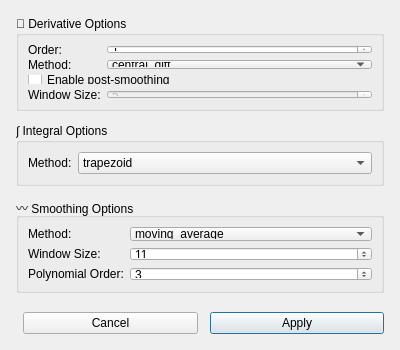
<?xml version="1.0" encoding="UTF-8"?>
<ui version="4.0">
 <class>MathAnalysisDialog</class>
 <widget class="QDialog" name="MathAnalysisDialog">
  <property name="geometry">
   <rect>
    <x>0</x>
    <y>0</y>
    <width>400</width>
    <height>350</height>
   </rect>
  </property>
  <property name="minimumSize">
   <size>
    <width>350</width>
    <height>200</height>
   </size>
  </property>
  <property name="windowTitle">
   <string>Mathematical Analysis</string>
  </property>
  <property name="modal">
   <bool>true</bool>
  </property>
  <layout class="QVBoxLayout" name="mainLayout">
   <property name="spacing">
    <number>12</number>
   </property>
   <property name="leftMargin">
    <number>16</number>
   </property>
   <property name="topMargin">
    <number>16</number>
   </property>
   <property name="rightMargin">
    <number>16</number>
   </property>
   <property name="bottomMargin">
    <number>16</number>
   </property>
   
   <!-- Derivative Options Group -->
   <item>
    <widget class="QGroupBox" name="derivativeGroup">
     <property name="title">
      <string>📐 Derivative Options</string>
     </property>
     <layout class="QFormLayout" name="derivativeLayout">
      <item row="0" column="0">
       <widget class="QLabel" name="derivOrderLabel">
        <property name="text">
         <string>Order:</string>
        </property>
       </widget>
      </item>
      <item row="0" column="1">
       <widget class="QSpinBox" name="derivativeOrder">
        <property name="minimum">
         <number>1</number>
        </property>
        <property name="maximum">
         <number>5</number>
        </property>
        <property name="value">
         <number>1</number>
        </property>
       </widget>
      </item>
      <item row="1" column="0">
       <widget class="QLabel" name="derivMethodLabel">
        <property name="text">
         <string>Method:</string>
        </property>
       </widget>
      </item>
      <item row="1" column="1">
       <widget class="QComboBox" name="derivativeMethod">
        <item>
         <property name="text">
          <string>central_diff</string>
         </property>
        </item>
        <item>
         <property name="text">
          <string>forward_diff</string>
         </property>
        </item>
        <item>
         <property name="text">
          <string>backward_diff</string>
         </property>
        </item>
        <item>
         <property name="text">
          <string>savitzky_golay</string>
         </property>
        </item>
       </widget>
      </item>
      <item row="2" column="0" colspan="2">
       <widget class="QCheckBox" name="enableSmoothing">
        <property name="text">
         <string>Enable post-smoothing</string>
        </property>
       </widget>
      </item>
      <item row="3" column="0">
       <widget class="QLabel" name="smoothWindowLabel">
        <property name="text">
         <string>Window Size:</string>
        </property>
       </widget>
      </item>
      <item row="3" column="1">
       <widget class="QSpinBox" name="smoothingWindow">
        <property name="enabled">
         <bool>false</bool>
        </property>
        <property name="minimum">
         <number>3</number>
        </property>
        <property name="maximum">
         <number>101</number>
        </property>
        <property name="singleStep">
         <number>2</number>
        </property>
        <property name="value">
         <number>5</number>
        </property>
       </widget>
      </item>
     </layout>
    </widget>
   </item>
   
   <!-- Integral Options Group -->
   <item>
    <widget class="QGroupBox" name="integralGroup">
     <property name="title">
      <string>∫ Integral Options</string>
     </property>
     <layout class="QFormLayout" name="integralLayout">
      <item row="0" column="0">
       <widget class="QLabel" name="integralMethodLabel">
        <property name="text">
         <string>Method:</string>
        </property>
       </widget>
      </item>
      <item row="0" column="1">
       <widget class="QComboBox" name="integralMethod">
        <item>
         <property name="text">
          <string>trapezoid</string>
         </property>
        </item>
        <item>
         <property name="text">
          <string>simpson</string>
         </property>
        </item>
        <item>
         <property name="text">
          <string>cumulative_trapezoid</string>
         </property>
        </item>
       </widget>
      </item>
     </layout>
    </widget>
   </item>
   
   <!-- Smoothing Options Group -->
   <item>
    <widget class="QGroupBox" name="smoothingGroup">
     <property name="title">
      <string>〰️ Smoothing Options</string>
     </property>
     <layout class="QFormLayout" name="smoothingLayout">
      <item row="0" column="0">
       <widget class="QLabel" name="smoothMethodLabel">
        <property name="text">
         <string>Method:</string>
        </property>
       </widget>
      </item>
      <item row="0" column="1">
       <widget class="QComboBox" name="smoothMethod">
        <item>
         <property name="text">
          <string>moving_average</string>
         </property>
        </item>
        <item>
         <property name="text">
          <string>savitzky_golay</string>
         </property>
        </item>
        <item>
         <property name="text">
          <string>gaussian</string>
         </property>
        </item>
        <item>
         <property name="text">
          <string>exponential</string>
         </property>
        </item>
       </widget>
      </item>
      <item row="1" column="0">
       <widget class="QLabel" name="windowSizeLabel">
        <property name="text">
         <string>Window Size:</string>
        </property>
       </widget>
      </item>
      <item row="1" column="1">
       <widget class="QSpinBox" name="windowSize">
        <property name="minimum">
         <number>3</number>
        </property>
        <property name="maximum">
         <number>201</number>
        </property>
        <property name="singleStep">
         <number>2</number>
        </property>
        <property name="value">
         <number>11</number>
        </property>
       </widget>
      </item>
      <item row="2" column="0">
       <widget class="QLabel" name="polyorderLabel">
        <property name="text">
         <string>Polynomial Order:</string>
        </property>
       </widget>
      </item>
      <item row="2" column="1">
       <widget class="QSpinBox" name="polyorder">
        <property name="minimum">
         <number>1</number>
        </property>
        <property name="maximum">
         <number>10</number>
        </property>
        <property name="value">
         <number>3</number>
        </property>
       </widget>
      </item>
     </layout>
    </widget>
   </item>
   
   <!-- Spacer -->
   <item>
    <spacer name="verticalSpacer">
     <property name="orientation">
      <enum>Qt::Vertical</enum>
     </property>
    </spacer>
   </item>
   
   <!-- Button Box -->
   <item>
    <layout class="QHBoxLayout" name="buttonLayout">
     <item>
      <spacer name="buttonSpacer">
       <property name="orientation">
        <enum>Qt::Horizontal</enum>
       </property>
      </spacer>
     </item>
     <item>
      <widget class="QPushButton" name="cancelBtn">
       <property name="text">
        <string>Cancel</string>
       </property>
      </widget>
     </item>
     <item>
      <widget class="QPushButton" name="applyBtn">
       <property name="text">
        <string>Apply</string>
       </property>
       <property name="default">
        <bool>true</bool>
       </property>
      </widget>
     </item>
    </layout>
   </item>
  </layout>
 </widget>
 <resources/>
 <connections/>
</ui>
